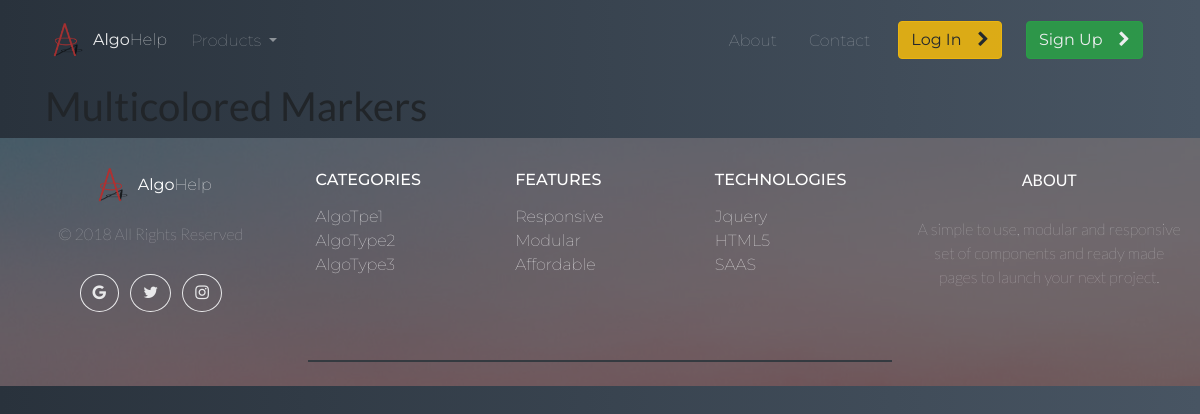
The page /6/ on the database as committed earlier.
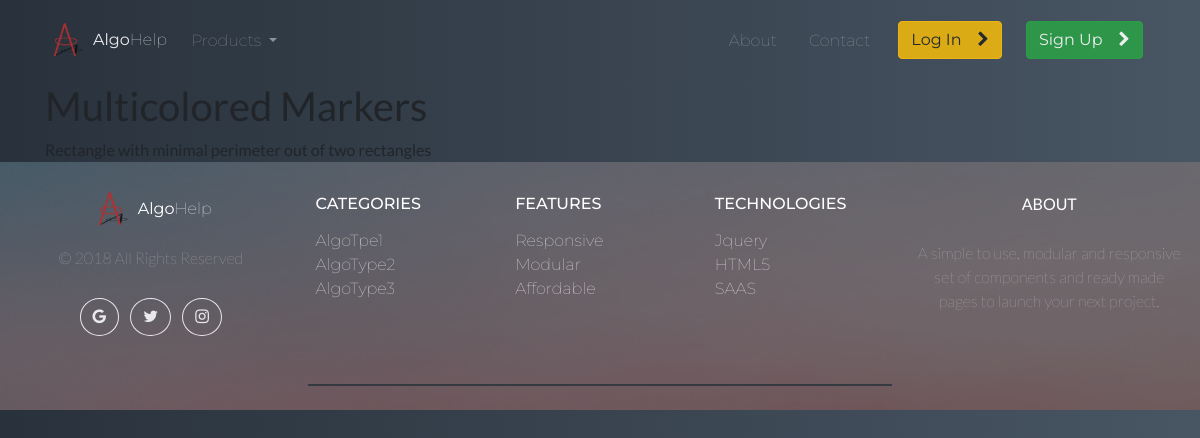
The same page on the database as committed later.
### algorithms/models.py (models this page shows, shortened)
class Algorithm(models.Model):
    name = models.CharField(max_length=200)
    description = models.CharField(max_length=300)
    text = models.TextField()
    pub_date = models.DateTimeField('date published')
    author = models.CharField(max_length=200)

### algorithms/views.py (the view)
# urls.py: path('<int:algorithm_id>/', views.detail, name='detail'),
def detail(request, algorithm_id):
    algorithm = get_object_or_404(Algorithm, pk=algorithm_id)
    return render(request, 'algorithms/detail.html', {'algorithm': algorithm})

### algorithms/templates/algorithms/detail.html
{% extends "algorithms/wrapper.html" %}
{% block content %}
{% load static %}
<div class="container">
    <h1>{{ algorithm.name }}</h1>
    <span>{{ algorithm.text }}</span>
</div>
{% endblock %}

### algorithms/templates/algorithms/wrapper.html (shortened to what this page needs)
<!doctype html>
<html lang="en">
<head>
    {% load static %}
    <link rel="stylesheet" type="text/css" href="{% static 'algorithms/plugins/bootstrap/css/bootstrap.min.css' %}">
    <link rel="stylesheet" type="text/css" href="{% static 'algorithms/font-awesome/css/font-awesome.min.css' %}">
    <link rel="stylesheet" type="text/css" href="{% static 'algorithms/css/styles.css' %}">
</head>
<body class="bg-dark-gradient">
<nav class="navbar navbar-expand-lg navbar-dark bg-dark-gradient navbar-style-9 font-title py-3">
    <div class="container">
        <a class="navbar-brand" href="/"><img src="{% static 'algorithms/images/favicon.png' %}"
                                              class="mr-2" width="40" height="40" alt="My image"><b>Algo</b>Help</a>
        <div class="collapse navbar-collapse" id="navbarSupportedContent9">
            <ul class="navbar-nav">
                <li class="nav-item dropdown">
                    <a class="nav-link dropdown-toggle" href="#" id="navbarDropdownMenuLink" data-toggle="dropdown"
                       aria-haspopup="true" aria-expanded="false">
                        Products
                    </a>
                </li>
            </ul>
            <ul class="navbar-nav ml-auto">
                <li class="nav-item mx-2">
                    <a class="nav-link" href="#">About <span class="sr-only">(current)</span></a>
                </li>
                <li class="nav-item mx-2">
                    <a class="nav-link" href="#">Contact</a>
                </li>
                <li class="nav-item mx-1 d-none d-lg-block">
                    <a href="/login/" class="btn btn-warning  mx-2">Log In<i class="fa fa-chevron-right ml-3"></i></a>
                </li>
                <li class="nav-item mx-1 d-none d-lg-block">
                    <a href="/signup/" class="btn btn-success  mx-2">Sign Up<i class="fa fa-chevron-right ml-3"></i></a>
                </li>
            </ul>
        </div>
    </div>
</nav>
{% block content %}
{% endblock %}
<footer class="footer-style-13 p-3 background-cover cwhite"
        style="background-image:url('{% static 'algorithms/images/hill-gradients.jpeg' %}')">
    <div class="overlay op-7 bg-dark"></div>
    <div class="row">
        <div class="col-12 col-lg-3 my-1 text-center py-2">
            <img src="{% static 'algorithms/images/favicon.png' %}" class="mr-2" width="40px" height="40px"><span
                class="font-title h5"><b>Algo</b>Help</span><br>
            <small class="lighter my-3 op-7 inline">© 2018 All Rights Reserved</small>
            <ul class="py-2 px-0">
                <li class="inline"><a href="#" class=" circle btn-outline-light btn m-1 inline"><i
                        class="fa fa-google"></i></a></li>
                <li class="inline"><a href="#" class=" circle btn-outline-light btn m-1 inline"><i
                        class="fa fa-twitter"></i></a></li>
                <li class="inline"><a href="#" class=" circle btn-outline-light btn m-1 inline"><i
                        class="fa fa-instagram"></i></a></li>
            </ul>
        </div>
        <div class="col-12 col-lg-6 d-none d-sm-block my-1 text-left py-2 font-title">
            <div class="row">
                <div class="col-4">
                    <h6 class="uppercase py-1">Categories</h6>
                    <ul class="py-1 px-0">
                        <li><a href="#">AlgoTpe1</a></li>
                        <li><a href="#">AlgoType2</a></li>
                        <li><a href="#">AlgoType3</a></li>
                    </ul>
                </div>
                <div class="col-4">
                    <h6 class="uppercase py-1">Features</h6>
                    <ul class="py-1 px-0">
                        <li><a href="#">Responsive</a></li>
                        <li><a href="#">Modular</a></li>
                        <li><a href="#">Affordable</a></li>
                    </ul>
                </div>
                <div class="col-4">
                    <h6 class="uppercase py-1">Technologies</h6>
                    <ul class="py-1 px-0">
                        <li><a href="#">Jquery</a></li>
                        <li><a href="#">HTML5</a></li>
                        <li><a href="#">SAAS</a></li>
                    </ul>
                </div>
            </div>
        </div>
        <div class="col-12 col-lg-3 my-1 text-center py-2">
            <h6 class="uppercase py-1">About</h6>
            <small class="lighter my-3 op-7 inline font-body">A simple to use, modular and responsive set of components
                and ready made pages to launch your next project.
            </small>
        </div>
        <div class="col-12 ">
            <div class="mline bg-dark"></div>
        </div>
    </div>
</footer>
</body>
</html>

### algorithms/static/algorithms/css/styles.css (style rules this page uses)
html { overflow-wrap: break-word; font-size: 16px; }
.bg-dark-gradient { background: #485563; background: -webkit-linear-gradient(to right, #29323c, #485563); background: linear-gradient(to right, #29323c, #485563); }
a { color: inherit; opacity: 0.9; }
ul { list-style-type: none; }
.uppercase { text-transform: uppercase; }
.circle { border-radius: 100% !important; }
.font-title { -webkit-font-smoothing: antialiased; -moz-osx-font-smoothing: grayscale; text-rendering: optimizeLegibility; -moz-font-feature-settings: "liga" on; font-family: "Montserrat", sans-serif; font-weight: lighter; }
.font-body, body { font-family: "Lato", sans-serif; }
.inline { display: inline-block; }
.overlay { position: absolute; width: 100%; height: 100%; left: 0; top: 0; background: black; }
.cwhite { color: white; }
.mline { position: relative; width: 50%; margin: 0.5rem auto; height: 2px; }
.lighter { font-weight: lighter; }
footer { position: relative; }
.op-7 { opacity: 0.7; }
.btn { -webkit-font-smoothing: antialiased; -moz-osx-font-smoothing: grayscale; text-rendering: optimizeLegibility; -moz-font-feature-settings: "liga" on; font-family: "Montserrat", sans-serif; }
.btn-warning { background-color: rgba(255, 193, 7, 0.9); }
.btn-success { background-color: rgba(40, 167, 69, 0.9); }
.background-cover { background-size: cover; background-position: center; background-repeat: no-repeat; }
.navbar-style-9 * { font-size: 2vh; }
.footer-style-13 * { font-size: 2vh; }

Rows that differ between the two databases and show on the page:
changed Algorithm "Multicolored Markers": text (not shown) → "Rectangle with minimal perimeter out of two rectangles"
